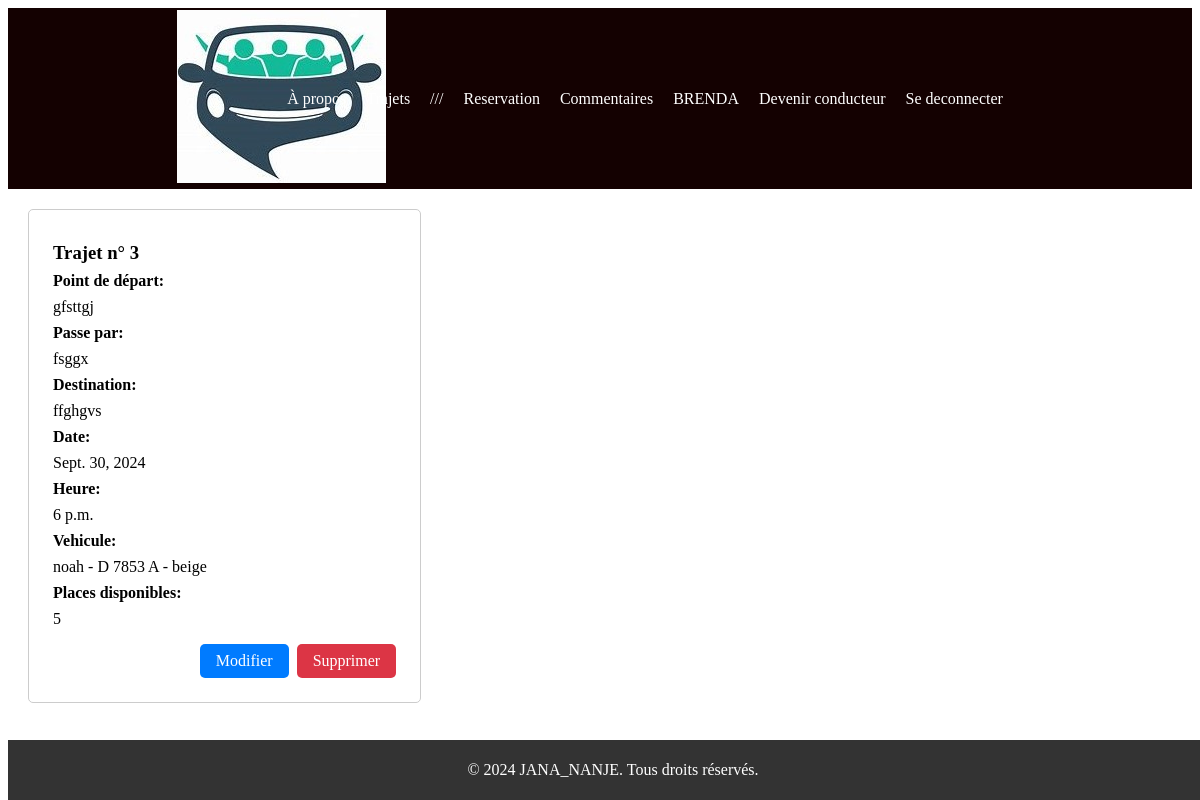
/trajet/ (signed in), run on the app's committed database.
### covoiturage/models.py (models this page shows, shortened)
class Trajet(models.Model):
    point_depart = models.CharField(max_length=255)
    passe_par = models.CharField(max_length=255, null=True)
    destination = models.CharField(max_length=255)
    heure_depart = models.TimeField(editable=True, null=True)
    places_disponibles = models.IntegerField()
    date = models.DateField(editable=True, null=True)
    user = models.ForeignKey(User, on_delete=models.CASCADE, null=True)
    vehicule = models.ForeignKey(Vehicule, on_delete=models.CASCADE, null=True)
    status = models.CharField(max_length=20, default='En cours', choices=[('En cours', 'En cours'), ('Terminee', 'Terminé')])
    def update_status(self):
        now = timezone.now()
        if self.date < now.date():
            self.status = 'completed'
        elif self.date == now.date() and self.heure_depart < now.time():
            self.status = 'completed'
        else:
            self.status = 'ongoing'
        self.save()

class Vehicule(models.Model):
    user = models.ForeignKey(User, on_delete=models.CASCADE, related_name='vehicules', null=True)
    modele = models.CharField(max_length=35, null=True)
    plaque = models.CharField(max_length=10, null=True)
    places = models.IntegerField(null=True)
    color = models.CharField(max_length=40, null=True)
    def __str__(self) -> str:
        return f"{self.modele} - {self.plaque} - {self.color}"

### Stage/views.py (the view)
# urls.py: path('trajet/', views.trajets, name='trajet'),
@login_required(login_url='/login/')
def trajets(request):
    now = timezone.now()
    trajets = Trajet.objects.filter(date__gte=now.date(), places_disponibles__gt=0)
    for trajet in trajets:
        trajet.update_status()
    context = {'trajets': trajets}
    return render(request, 'trajet.html', context)

### templates/trajet.html
{% extends 'index.html' %}
{% block section %}
{% load static %}
<link rel="stylesheet" type="text/css" href="{% static 'trajet.css' %}" >
<div class="trajet-list">
    {% for trajet in trajets %}
    <section class="trajet-item {% if trajet.is_done %}done{% endif %}">
        <section class="trajet-info">
            <h1>Trajet n° {{ trajet.id }}</h1>
            <h4>Point de départ:</h4><p>{{ trajet.point_depart }}</p>
            <h4>Passe par:</h4><p>{{ trajet.passe_par }}</p>
            <h4>Destination:</h4><p>{{ trajet.destination }}</p>
            <h4>Date:</h4><p>{{ trajet.date }}</p>
            <h4>Heure:</h4><p>{{ trajet.heure_depart }}</p>
            <h4>Vehicule:</h4><p>{{ trajet.vehicule }}</p>
            <h4>Places disponibles:</h4><p>{{ trajet.places_disponibles }}</p>
            {% if request.user == trajet.user %}
            <div class="modifier-btn-container">
                <a href="{% url 'modifierT' trajet.id %}" class="cta-button">Modifier</a>
                <a href="{% url 'deleteT' trajet.id %}" class="cta-button" id="delete-button">Supprimer</a>
            </div>
            {% else %}
            <a href="{% url 'reservation' %}" class="cta-button">Réserver</a>
            {% endif %}
        </section>
    </section>
    {% endfor %}
</div>
{% endblock section %}

### templates/index.html (shortened to what this page needs)
{% load static %}
<!DOCTYPE html>
<html>
<head>
    <link rel="stylesheet" type="text/css" href="{% static 'styles.css' %}" >
</head>
<body>
    <div class="wrapper">
        <header>
            <nav class="nav">
                <div class="logo">
                    <img src="{% static 'logo1.1.jpeg' %}" alt="Covoiturage">
                </div>
                <ul class="nav-links">
                    <li><a href="/">À propos</a></li>
                    <li><a href='/trajet'>Trajets</a></li>
                    {% if user.is_anonymous %}
                        <li><a href="/register">Creer un compte</a></li>
                        <li><a href="/login">Se connecter</a></li>
                     {% else %}
                        <li>///</li>
                        <li><a href="/reservation">Reservation</a></li>
                        <li><a href='/comments'>Commentaires</a></li>
                        <li>{{ user.username | upper }}</li>
                        <li><a href="{% url 'verify' %}">Devenir conducteur</a></li>
                        <li><a href="/logout">Se deconnecter</a></li>
                    {% endif %}
                </ul>
            </nav>
        </header>
        <div class="content-wrapper">
            {% block section %}{% endblock %}
        </div>
        <footer>
            <p>&copy; 2024 JANA_NANJE. Tous droits réservés.</p>
        </footer>
    </div>
</body>
</html>

### static/styles.css (style rules this page uses)
:root { --primary-color: #11f8ce; --secondary-color: #2980B9; --text-color: #333333; --background-color: #F2F2F2 }
.wrapper { display: flex; flex-direction: column; }
.nav { background-color: #140101; color: #fff; padding: 2px; display: flex; justify-content: center; position: sticky; top: 0; z-index: 1000; }
.nav .logo { margin-right: 20px; width: 90px; height: auto; align-self: center; }
.nav .nav-links { list-style-type: none; display: flex; align-items: center; padding: 0; }
.nav .nav-links li { margin-right: 20px; }
.nav .nav-links a { color: #fff; text-decoration: none; transition: color 0.3s ease; font-size: 16px; }
.content-wrapper { flex-grow: 1; padding: 20px; }
.cta-button, .contact-button { display: inline-block; color: #fff; background: var(--secondary-color); text-decoration: none; padding: 10px 20px; border-radius: 5px; transition: background-color 0.3s ease; }
footer { background-color: #333; color: #fff; text-align: center; padding: 5px; position: fixed; bottom: 0; width: 100%; }

### static/trajet.css (style rules this page uses)
.trajet-list { display: flex; flex-wrap: wrap; justify-content: space-between; }
.trajet-item { flex-basis: 30%; margin-bottom: 2rem; padding: 1.5rem; border: 1px solid #ccc; border-radius: 5px; display: flex; flex-direction: column; justify-content: space-between; }
.trajet-info h1, .trajet-info h4 { margin: 0.5rem 0; }
.trajet-info p { margin: 0.5rem 0; }
.cta-button { align-self: flex-end; padding: 0.75rem 1.5rem; background-color: #007bff; color: white; border: none; border-radius: 5px; cursor: pointer; }
.modifier-btn-container { display: flex; justify-content: flex-end; margin-top: 1rem; }
.modifier-btn-container a { margin-left: 0.5rem; padding: 0.5rem 1rem; background-color: #007bff; color: white; border: none; border-radius: 5px; cursor: pointer; }
#delete-button { background-color: #dc3545; }

### data on the page
Trajet: id "3", point_depart "gfsttgj", passe_par "fsggx", destination "ffghgvs", date "Sept. 30, 2024", heure_depart "6 p.m.", vehicule "noah - D 7853 A - beige", places_disponibles "5", shows "Modifier"

### other printed values
{{ user.username | upper }} "BRENDA"
